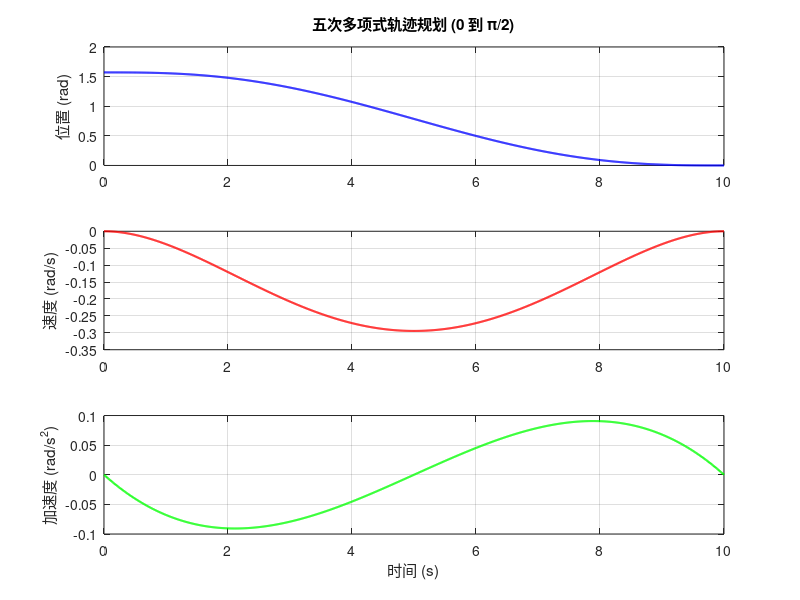

Reproduce this figure in MATLAB.
% 五次多项式轨迹规划 (0 到 pi/2，10ms 一个点，0-10s)
clc;
clear;
close all;
%% 机械臂设置
initial_q = [0.0297,0.314,0.0297,-0.775,-0.178,0.356,0]*0;
% 创建q1数组，第一列是0-10的时间点，第二列均为initial_q(1)
time_points = linspace(0, 10, 1000)';  % 创建1000个时间点，从0到10
q1_values = repmat(initial_q(1), 1000, 1);  % 创建1000个相同的initial_q(1)值
q2_values = repmat(initial_q(2), 1000, 1);  % 创建1000个相同的initial_q(2)值
q3_values = repmat(initial_q(3), 1000, 1);  % 创建1000个相同的initial_q(3)值
q4_values = repmat(initial_q(4), 1000, 1);  % 创建1000个相同的initial_q(4)值
q5_values = repmat(initial_q(5), 1000, 1);  % 创建1000个相同的initial_q(5)值
q6_values = repmat(initial_q(6), 1000, 1);  % 创建1000个相同的initial_q(6)值
q7_values = repmat(initial_q(7), 1000, 1);  % 创建1000个相同的initial_q(7)值
Joint_angles.q1 = [time_points, q1_values];  % 组合成两列数组
Joint_angles.q2 = [time_points, q2_values];  % 组合成两列数组
Joint_angles.q3 = [time_points, q3_values];  % 组合成两列数组
Joint_angles.q4 = [time_points, q4_values];  % 组合成两列数组
Joint_angles.q5 = [time_points, q5_values];  % 组合成两列数组
Joint_angles.q6 = [time_points, q6_values];  % 组合成两列数组
Joint_angles.q7 = [time_points, q7_values];  % 组合成两列数组

% 参数设置
t_start = 0;        % 起始时间 (s)
t_end = 10;         % 终止时间 (s)
dt = 0.01;          % 时间间隔 (10ms)
t = t_start:dt:t_end; % 时间向量 (0, 0.01, 0.02, ..., 10)

q_start = pi/2;        % 起始位置 (0)
q_end = 0;       % 终止位置 (π/2)

% 五次多项式系数计算 (q(t) = a0 + a1*t + a2*t^2 + a3*t^3 + a4*t^4 + a5*t^5)
% 边界条件：起始和终止时刻的位置、速度、加速度均为0
A = [1, t_start, t_start^2, t_start^3, t_start^4, t_start^5;
     0, 1,        2*t_start, 3*t_start^2, 4*t_start^3, 5*t_start^4;
     0, 0,        2,         6*t_start,   12*t_start^2, 20*t_start^3;
     1, t_end,    t_end^2,   t_end^3,     t_end^4,     t_end^5;
     0, 1,        2*t_end,   3*t_end^2,   4*t_end^3,   5*t_end^4;
     0, 0,        2,         6*t_end,     12*t_end^2,  20*t_end^3];

b = [q_start; 0; 0; q_end; 0; 0]; % 位置、速度、加速度边界条件

a = A \ b; % 求解五次多项式系数 [a0; a1; a2; a3; a4; a5]

% 计算位置、速度、加速度
q = a(1) + a(2)*t + a(3)*t.^2 + a(4)*t.^3 + a(5)*t.^4 + a(6)*t.^5; % 位置
qd = a(2) + 2*a(3)*t + 3*a(4)*t.^2 + 4*a(5)*t.^3 + 5*a(6)*t.^4;    % 速度
qdd = 2*a(3) + 6*a(4)*t + 12*a(5)*t.^2 + 20*a(6)*t.^3;             % 加速度
%% 新增部分：从 -pi/2 到 -pi 的五次多项式轨迹规划（与原代码独立）
% 参数设置
q_start_new = -pi/2;    % 起始位置 (-π/2)
q_end_new = -pi;        % 终止位置 (-π)

% 边界条件矩阵（形式与原有代码一致）
A_new = [1, t_start, t_start^2, t_start^3, t_start^4, t_start^5;
         0, 1,        2*t_start, 3*t_start^2, 4*t_start^3, 5*t_start^4;
         0, 0,        2,         6*t_start,   12*t_start^2, 20*t_start^3;
         1, t_end,    t_end^2,   t_end^3,     t_end^4,     t_end^5;
         0, 1,        2*t_end,   3*t_end^2,   4*t_end^3,   5*t_end^4;
         0, 0,        2,         6*t_end,     12*t_end^2,  20*t_end^3];

b_new = [q_start_new; 0; 0; q_end_new; 0; 0]; % 位置、速度、加速度边界条件

% 求解系数
a_new = A_new \ b_new; % 新的系数 [a0_new; a1_new; ...; a5_new]

% 计算新轨迹的位置、速度、加速度（变量名加后缀 _new 避免冲突）
q_new = a_new(1) + a_new(2)*t + a_new(3)*t.^2 + a_new(4)*t.^3 + a_new(5)*t.^4 + a_new(6)*t.^5;
qd_new = a_new(2) + 2*a_new(3)*t + 3*a_new(4)*t.^2 + 4*a_new(5)*t.^3 + 5*a_new(6)*t.^4;
qdd_new = 2*a_new(3) + 6*a_new(4)*t + 12*a_new(5)*t.^2 + 20*a_new(6)*t.^3;

% 绘制结果
figure;
subplot(3,1,1);
plot(t, q, 'b', 'LineWidth', 1.5);
ylabel('位置 (rad)');
title('五次多项式轨迹规划 (0 到 \pi/2)');
grid on;

subplot(3,1,2);
plot(t, qd, 'r', 'LineWidth', 1.5);
ylabel('速度 (rad/s)');
grid on;

subplot(3,1,3);
plot(t, qdd, 'g', 'LineWidth', 1.5);
ylabel('加速度 (rad/s^2)');
xlabel('时间 (s)');
grid on;

% 生成时间和关节角度的数组
joint_angles = [t', -q']; % 第一列为时间，第二列为关节角度
joint_angles_minus = [t', -q']; % 第一列为时间，第二列为关节速度
joint_angles_45 = [t', -(q)']; % 第一列为时间，第二列为关节角度
joint_angles_45_2 = [t', q_new']; % 第一列为时间，第二列为关节角度
q=-q;
joint_angles_bottom = [t', -q']; % 第一列为时间，第二列为关节角度
joint_angles_minus_bottom = [t', -q']; % 第一列为时间，第二列为关节速度
joint_angles_45_bottom = [t', (2*q)']; % 第一列为时间，第二列为关节角度
joint_angles_45_bottom_2 = [t', -q_new']; % 第一列为时间，第二列为关节角度
% 输出数据（可选）
disp('前5个数据点（时间和关节角度）：');
disp(joint_angles(1:5, :));